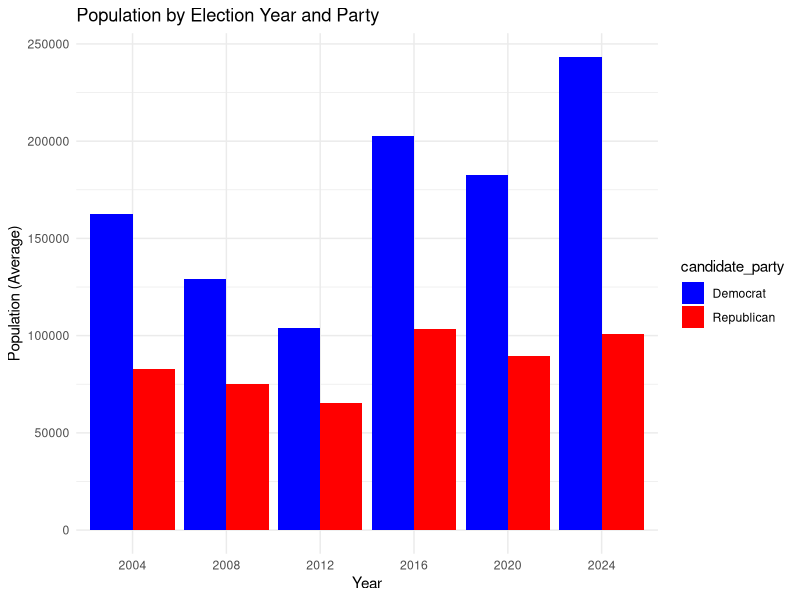

This figure's R source:
#import libraries
library(tidyverse)
library(dplyr)
library(ggplot2)

setwd("~/GitHub/campaign_trails_cdj/campaign_csvs")
all_visits <- read_csv('all_visits.csv')

setwd("~/GitHub/campaign_trails_cdj/")
cities <- read_csv('us-cities-top-1k.csv')
cities <- cities |> 
  mutate(location = paste0(City,", ",State)) |> 
  select(location, Population)

all_visits_location <- all_visits |> 
  left_join(cities, join_by(location == location)) |> 
  replace_na(list(Population=25000)) |>  
  group_by(location, candidate_party, year) |> 
  summarize(count=n(), lng=first(lng),lat=first(lat), population=first(Population),
            candidate=first(candidate))

party_location_visits <- all_visits_location |> 
  filter(population > 25000) |> 
  group_by(candidate_party, year) |> 
  summarize(
    candidate=first(candidate),
    average = median(population)
  )

ggplot(party_location_visits, aes(x=factor(year), y=average, fill=candidate_party)) +
  geom_bar(stat="identity", position="dodge")+
  labs(x="Year", y="Population (Average)", title="Population by Election Year and Party") +
  scale_fill_manual(values=c("Democrat"="blue", "Republican"="red")) +
  theme_minimal()
